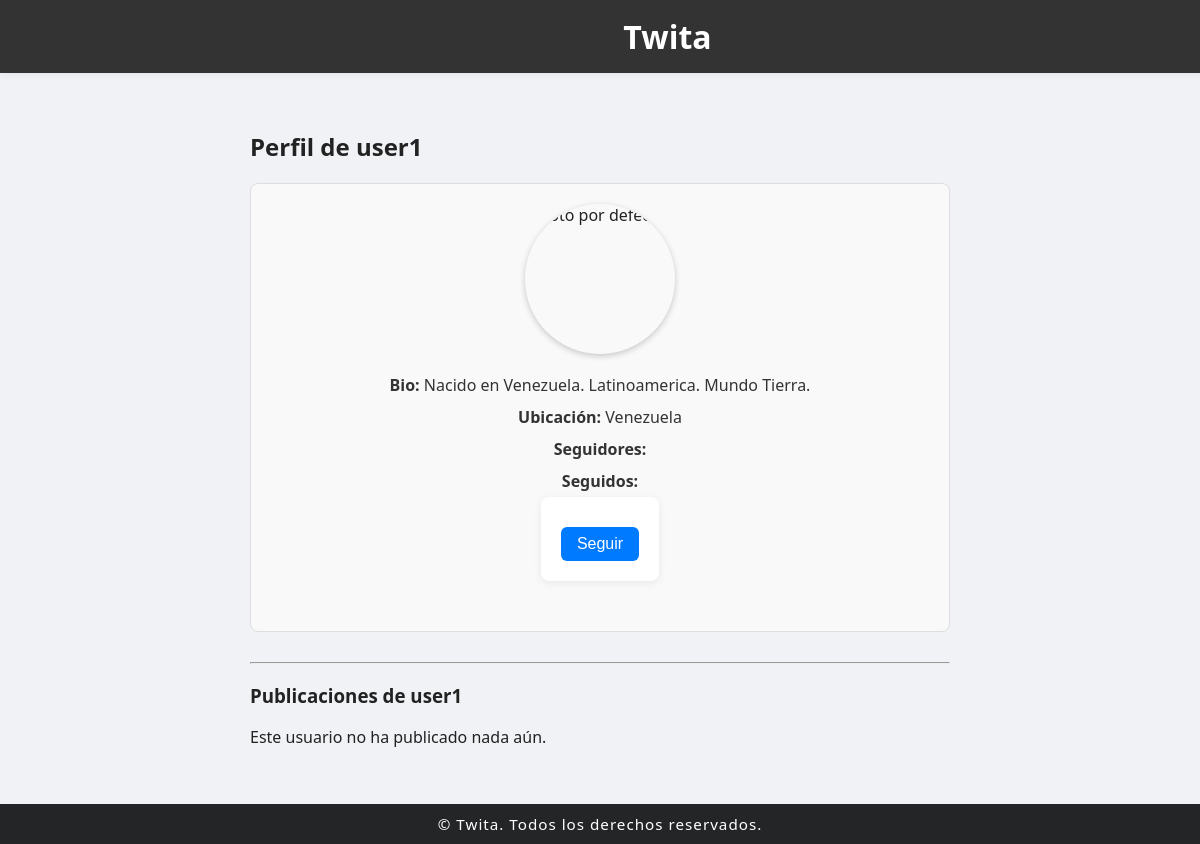
The page /profile/user1/ on the database as committed earlier.
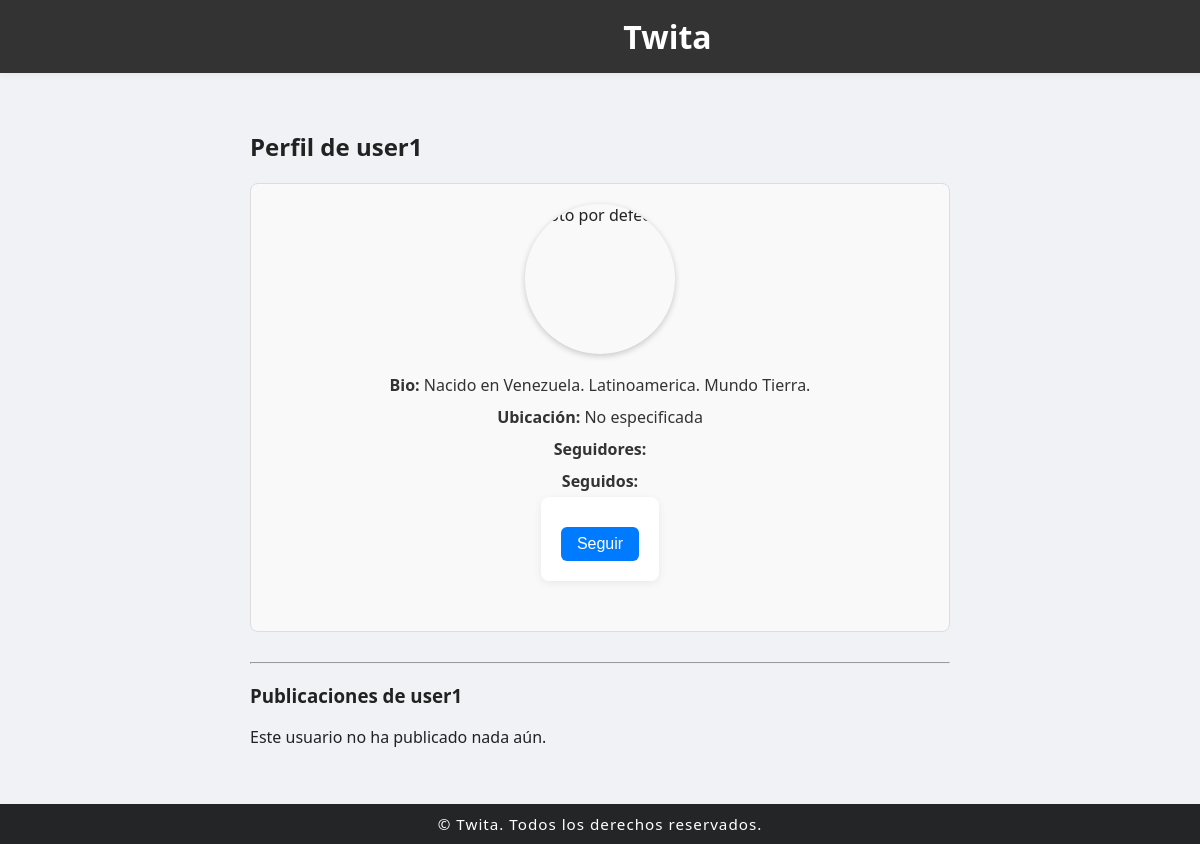
The same page on the database as committed later.
### core/models.py (models this page shows, shortened)
class Profile(models.Model):
    user = models.OneToOneField(User, on_delete=models.CASCADE)
    followers = models.ManyToManyField(User, related_name='followed_profiles', blank=True)
    bio = models.TextField(blank=True, null=True) #JD 05 08
    location = models.CharField(max_length=100, blank=True, null=True)
    profile_picture = models.ImageField(upload_to='profile_pics', blank=True, null=True)

### core/views.py (the view)
# urls.py: path('profile/<str:username>/', views.profile_view, name='profile'),
def profile_view(request, username):
    user = get_object_or_404(User, username=username)
    try:
        profile = user.profile
    except ObjectDoesNotExist:
        return redirect('home')  # o mostrar una página de error personalizada
    posts = Post.objects.filter(user=user).order_by('-created_at')
    return render(request, 'profile.html', {
        'profile_user': user,
        'profile': profile,
        'posts': posts
    })

### templates/profile.html (shortened to what this page needs)
{% extends '_base.html' %}
{% load static %}
{% block extra_css %}
<link rel="stylesheet" href="{% static 'css/profile.css' %}">
{% endblock %}
{% block content %}
<h2>Perfil de {{ profile_user.username }}</h2>
<div class="profile-info">
    {% if profile.profile_picture %}
        <img src="{{ profile.profile_picture.url }}" alt="Foto de perfil" style="max-width:150px;">
    {% else %}
        <img src="{% static 'img/default_profile.png' %}" alt="Foto por defecto" style="max-width:150px;">
    {% endif %}
    <p><strong>Bio:</strong> {{ profile.bio|default:"Sin biografía" }}</p>
    <p><strong>Ubicación:</strong> {{ profile.location|default:"No especificada" }}</p>
    <p><strong>Seguidores:</strong> </p>
    <p><strong>Seguidos:</strong> {{ following }}</p>
    {% if request.user.username != profile_user.username %}
        <form id="follow-form" method="POST" action="{% url 'follow_user' profile_user.id %}">
            <button type="submit" id="follow-btn">
                {% if is_following %}
                    Dejar de seguir
                {% else %}
                    Seguir
                {% endif %}
            </button>
        </form>
    {% endif %}
</div>
<hr>
<h3>Publicaciones de {{ profile_user.username }}</h3>
{% for post in posts %}
    <div class="post">
        <img src="{{ post.image.url }}" alt="Imagen del post" style="max-width:300px;">
        <p>{{ post.caption }}</p>
        <p><small>{{ post.created_at }}</small></p>
        {% if post.user == request.user or request.user.is_superuser %}
            <form method="POST" action="{% url 'delete_post' post.id %}">
                {% csrf_token %}
                <button type="submit" onclick="return confirm('¿Eliminar este post?')">🗑️ Eliminar</button>
            </form>
        {% endif %}
        <hr>
    </div>
{% empty %}
    <p>Este usuario no ha publicado nada aún.</p>
{% endfor %}
{% endblock %}

### templates/_base.html (shortened to what this page needs)
<!DOCTYPE html>
<html lang="es">
<head>
    {% load static %}
    <link rel="stylesheet" href="{% static 'css/_style.css' %}">
    {% block extra_css %}
    {% endblock %}
</head>
<body>
    <nav style="background-color: #333; color: white; padding: 15px; display: flex; align-items: center; justify-content: space-between;">
        <div style="flex: 1; text-align: center;">
            <a href="{% url 'posts' %}" style="color: white; text-decoration: none;">
                <span style="font-size: 2em; font-weight: bold;">Twita</span>
            </a>
        </div>
    </nav>
    <main>
        {% block content %}
        {% endblock content %}
    </main>
    <footer>
        &copy; {{ now|date:"Y" }} Twita. Todos los derechos reservados.
    </footer>
</body>
</html>

### static/css/_style.css (style rules this page uses)
body { margin: 0; font-family: 'Segoe UI', Arial, sans-serif; background-color: #f0f2f5; color: #222; }
nav { background-color: #242526; color: white; padding: 15px 30px; display: flex; align-items: center; justify-content: space-between; box-shadow: 0 2px 8px rgba(0,0,0,0.05); position: fixed; top: 0; left: 0; width: 100%; z-index: 100; transition: top 0.3s; }
nav a { color: white; text-decoration: none; margin-right: 15px; font-weight: 500; transition: color 0.2s; }
main { padding: 40px 0; max-width: 700px; margin: 0 auto; margin-top: 70px; }
form { background: #fff; padding: 20px; border-radius: 8px; box-shadow: 0 2px 8px rgba(0,0,0,0.07); margin-bottom: 30px; }
button { background-color: #1877f2; color: white; border: none; padding: 10px 20px; border-radius: 6px; font-size: 1em; cursor: pointer; font-weight: 500; transition: background 0.2s; }
footer { background-color: #242526; color: #fff; text-align: center; padding: 10px 0; font-size: 0.95em; letter-spacing: 1px; }

### static/css/profile.css (style rules this page uses)
.profile-info { display: flex; flex-direction: column; align-items: center; margin-bottom: 30px; padding: 20px; border: 1px solid #ddd; border-radius: 8px; background-color: #f9f9f9; }
.profile-info img { border-radius: 50%; margin-bottom: 15px; width: 150px; height: 150px; object-fit: cover; box-shadow: 0 2px 6px rgba(0,0,0,0.2); }
.profile-info p { margin: 5px 0; font-size: 16px; color: #333; }
.profile-info button { margin-top: 10px; padding: 8px 16px; background-color: #007bff; color: white; border: none; border-radius: 6px; cursor: pointer; transition: background-color 0.3s ease; }

Rows that differ between the two databases and show on the page:
changed Profile "Nacido en Venezuela. Latinoamerica. Mundo Tierra.": location "Venezuela" → "No especificada"
